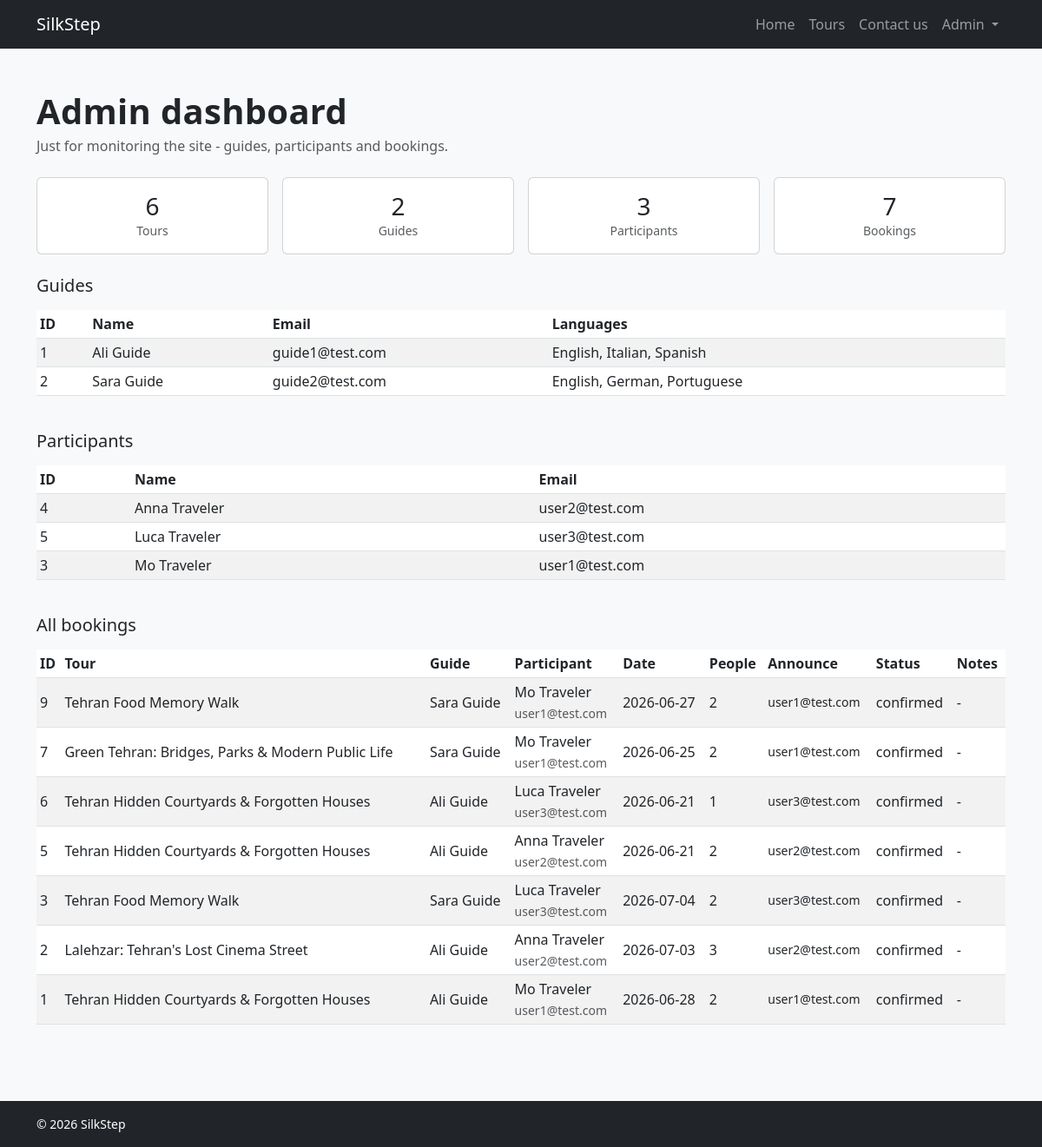
The app's page /admin (signed in) with its own data.
### tables this page shows
CREATE TABLE users (
    id INTEGER PRIMARY KEY AUTOINCREMENT,
    name TEXT NOT NULL,
    surname TEXT NOT NULL,
    email TEXT NOT NULL UNIQUE,
    password TEXT NOT NULL,
    role TEXT NOT NULL CHECK(role IN ('guide', 'participant', 'admin'))
);

CREATE TABLE bookings (
    id INTEGER PRIMARY KEY AUTOINCREMENT,
    tour_id INTEGER NOT NULL,
    participant_id INTEGER NOT NULL,
    tour_date TEXT NOT NULL,
    status TEXT NOT NULL DEFAULT 'confirmed',
    created_at TEXT DEFAULT CURRENT_TIMESTAMP, party_size INTEGER NOT NULL DEFAULT 1, notes TEXT, announce_email TEXT, announce_phone TEXT,
    FOREIGN KEY (tour_id) REFERENCES tours(id),
    FOREIGN KEY (participant_id) REFERENCES users(id)
);

CREATE TABLE tours (
    id INTEGER PRIMARY KEY AUTOINCREMENT,
    title TEXT NOT NULL,
    schedule TEXT NOT NULL,
    duration TEXT NOT NULL,
    payment TEXT NOT NULL,
    summary TEXT NOT NULL
, guide_id INTEGER, meeting_point TEXT, max_participants INTEGER DEFAULT 15, photo_url TEXT, meeting_map_link TEXT, duration_minutes INTEGER);

### app.py (the view)
@app.route("/admin")
def admin_dashboard():
    if not current_user.is_authenticated or current_user.role != "admin":
        return redirect(url_for("home"))
    guides = [dict(u) for u in users_dao.get_users_by_role("guide")]
    for guide in guides:
        guide["languages"] = users_dao.get_user_languages(guide["id"])
    return render_template(
        "admin.html",
        stats={
            "tours_count": tours_dao.count_tours(),
            "guides_count": users_dao.count_by_role("guide"),
            "participants_count": users_dao.count_by_role("participant"),
            "bookings_count": bookings_dao.count_bookings(),
        },
        guides=guides,
        participants=[dict(u) for u in users_dao.get_users_by_role("participant")],
        bookings=[dict(b) for b in bookings_dao.get_all_bookings()],
    )

### app.py (called while the page is built)
@login_manager.user_loader
def load_user(user_id):
    row = users_dao.get_user_by_id(int(user_id))
    return User(row) if row else None

### bookings_dao.py (called while the page is built)
def get_all_bookings():
    conn = sqlite3.connect("silkstep.db")
    conn.row_factory = sqlite3.Row
    rows = conn.execute(
        """
        SELECT b.id, b.tour_id, b.tour_date, b.party_size, b.notes, b.status, b.created_at,
               b.announce_email, b.announce_phone,
               t.title AS tour_title,
               g.name AS guide_name, g.surname AS guide_surname, g.email AS guide_email,
               u.name AS participant_name, u.surname AS participant_surname, u.email AS participant_email
        FROM bookings b
        JOIN tours t ON t.id = b.tour_id
        JOIN users g ON g.id = t.guide_id
        JOIN users u ON u.id = b.participant_id
        ORDER BY b.id DESC
        """
    ).fetchall()
    conn.close()
    return rows

def count_bookings():
    conn = sqlite3.connect("silkstep.db")
    count = conn.execute("SELECT COUNT(*) FROM bookings").fetchone()[0]
    conn.close()
    return count

### tours_dao.py (called while the page is built)
def count_tours():
    conn = sqlite3.connect("silkstep.db")
    count = conn.execute("SELECT COUNT(*) FROM tours").fetchone()[0]
    conn.close()
    return count

### users_dao.py (called while the page is built)
def get_user_by_id(user_id):
    conn = sqlite3.connect("silkstep.db")
    conn.row_factory = sqlite3.Row
    row = conn.execute("SELECT * FROM users WHERE id = ?", (user_id,)).fetchone()
    conn.close()
    return row

def get_users_by_role(role):
    conn = sqlite3.connect("silkstep.db")
    conn.row_factory = sqlite3.Row
    rows = conn.execute(
        "SELECT id, name, surname, email, role FROM users WHERE role = ? ORDER BY name, surname",
        (role,),
    ).fetchall()
    conn.close()
    return rows

def get_user_languages(user_id):
    conn = sqlite3.connect("silkstep.db")
    rows = conn.execute(
        "SELECT language FROM user_languages WHERE user_id = ? ORDER BY language",
        (user_id,),
    ).fetchall()
    conn.close()
    return [row[0] for row in rows]

def count_by_role(role):
    conn = sqlite3.connect("silkstep.db")
    count = conn.execute("SELECT COUNT(*) FROM users WHERE role = ?", (role,)).fetchone()[0]
    conn.close()
    return count

### templates/admin.html (shortened to what this page needs)
{% extends "base.html" %}
{% block content %}
<section class="container py-5">
  <h1 class="mb-1">Admin dashboard</h1>
  <p class="text-muted mb-4">Just for monitoring the site - guides, participants and bookings.</p>
  <div class="row g-3 mb-4">
    <div class="col-md-3 col-6">
      <div class="card text-center">
        <div class="card-body py-3">
          <div class="h3 mb-0">{{ stats.tours_count }}</div>
          <div class="small text-muted">Tours</div>
        </div>
      </div>
    </div>
    <div class="col-md-3 col-6">
      <div class="card text-center">
        <div class="card-body py-3">
          <div class="h3 mb-0">{{ stats.guides_count }}</div>
          <div class="small text-muted">Guides</div>
        </div>
      </div>
    </div>
    <div class="col-md-3 col-6">
      <div class="card text-center">
        <div class="card-body py-3">
          <div class="h3 mb-0">{{ stats.participants_count }}</div>
          <div class="small text-muted">Participants</div>
        </div>
      </div>
    </div>
    <div class="col-md-3 col-6">
      <div class="card text-center">
        <div class="card-body py-3">
          <div class="h3 mb-0">{{ stats.bookings_count }}</div>
          <div class="small text-muted">Bookings</div>
        </div>
      </div>
    </div>
  </div>
  <h2 class="h5 mb-3">Guides</h2>
  <div class="table-responsive mb-4">
    <table class="table table-striped table-sm align-middle">
      <thead>
        <tr>
          <th>ID</th>
          <th>Name</th>
          <th>Email</th>
          <th>Languages</th>
        </tr>
      </thead>
      <tbody>
        {% for g in guides %}
        <tr>
          <td>{{ g.id }}</td>
          <td>{{ g.name }} {{ g.surname }}</td>
          <td>{{ g.email }}</td>
          <td>{{ g.languages | join(", ") if g.languages else "-" }}</td>
        </tr>
        {% else %}
        <tr><td colspan="4" class="text-muted">No guides found.</td></tr>
        {% endfor %}
      </tbody>
    </table>
  </div>
  <h2 class="h5 mb-3">Participants</h2>
  <div class="table-responsive mb-4">
    <table class="table table-striped table-sm align-middle">
      <thead>
        <tr>
          <th>ID</th>
          <th>Name</th>
          <th>Email</th>
        </tr>
      </thead>
      <tbody>
        {% for p in participants %}
        <tr>
          <td>{{ p.id }}</td>
          <td>{{ p.name }} {{ p.surname }}</td>
          <td>{{ p.email }}</td>
        </tr>
        {% else %}
        <tr><td colspan="3" class="text-muted">No participants found.</td></tr>
        {% endfor %}
      </tbody>
    </table>
  </div>
  <h2 class="h5 mb-3">All bookings</h2>
  <div class="table-responsive">
    <table class="table table-striped table-sm align-middle">
      <thead>
        <tr>
          <th>ID</th>
          <th>Tour</th>
          <th>Guide</th>
          <th>Participant</th>
          <th>Date</th>
          <th>People</th>
          <th>Announce</th>
          <th>Status</th>
          <th>Notes</th>
        </tr>
      </thead>
      <tbody>
        {% for b in bookings %}
        <tr>
          <td>{{ b.id }}</td>
          <td>{{ b.tour_title }}</td>
          <td>{{ b.guide_name }} {{ b.guide_surname }}</td>
          <td>{{ b.participant_name }} {{ b.participant_surname }}<br><span class="text-muted small">{{ b.participant_email }}</span></td>
          <td>{{ b.tour_date }}</td>
          <td>{{ b.party_size }}</td>
          <td class="small">
            {% if b.announce_email %}{{ b.announce_email }}{% endif %}
          </td>
          <td>{{ b.status }}</td>
          <td>{{ b.notes or "-" }}</td>
        </tr>
        {% else %}
        <tr><td colspan="9" class="text-muted">No bookings yet.</td></tr>
        {% endfor %}
      </tbody>
    </table>
  </div>
</section>
{% endblock %}

### templates/base.html (shortened to what this page needs)
<!DOCTYPE html>
<html lang="en">
<head>
  <link href="https://cdn.jsdelivr.net/npm/bootstrap@5.3.0/dist/css/bootstrap.min.css" rel="stylesheet">
  <link rel="stylesheet" href="{{ url_for('static', filename='css/style.css') }}">
</head>
<body>
  <nav class="navbar navbar-expand-lg navbar-dark bg-dark">
    <div class="container">
      <a class="navbar-brand" href="{{ url_for('home') }}">SilkStep</a>
      <div class="collapse navbar-collapse" id="mainNav">
        <ul class="navbar-nav ms-auto align-items-lg-center">
          <li class="nav-item">
            <a class="nav-link" href="{{ url_for('home') }}">Home</a>
          </li>
          <li class="nav-item">
            <a class="nav-link" href="{{ url_for('tours') }}">Tours</a>
          </li>
          <li class="nav-item">
            <a class="nav-link" href="{{ url_for('contact') }}">Contact us</a>
          </li>
          {% if current_user.is_authenticated %}
          <li class="nav-item dropdown">
            <a class="nav-link dropdown-toggle" href="#" role="button"
               data-bs-toggle="dropdown" aria-expanded="false">
              {{ current_user.name }}
            </a>
          </li>
          {% else %}
          <li class="nav-item">
            <a class="nav-link" href="{{ url_for('login') }}">Login</a>
          </li>
          {% endif %}
        </ul>
      </div>
    </div>
  </nav>
  <main>
    {% block content %}{% endblock %}
  </main>
  <footer class="bg-dark text-white py-3 mt-4">
    <div class="container small">&copy; 2026 SilkStep</div>
  </footer>
</body>
</html>

### static/css/style.css (style rules this page uses)
body { background-color: #f8f9fa; color: #212529; }
h1 { font-weight: 700; letter-spacing: 0.3px; }

### records on screen
users: name "Admin"
users: id "1", name "Ali", surname "Guide", email "guide1@test.com", languages "English, Italian, Spanish"
users: id "2", name "Sara", surname "Guide", email "guide2@test.com", languages "English, German, Portuguese"
users: id "4", name "Anna", surname "Traveler", email "user2@test.com"
users: id "5", name "Luca", surname "Traveler", email "user3@test.com"
users: id "3", name "Mo", surname "Traveler", email "user1@test.com"
bookings: id "9", tour_title "Tehran Food Memory Walk", guide_name "Sara", guide_surname "Guide", participant_name "Mo", participant_surname "Traveler", participant_email "user1@test.com", tour_date "2026-06-27", party_size "2", announce_email "user1@test.com", status "confirmed", notes "-"
bookings: id "7", tour_title "Green Tehran: Bridges, Parks & Modern Public Life", guide_name "Sara", guide_surname "Guide", participant_name "Mo", participant_surname "Traveler", participant_email "user1@test.com", tour_date "2026-06-25", party_size "2", announce_email "user1@test.com", status "confirmed", notes "-"
bookings: id "6", tour_title "Tehran Hidden Courtyards & Forgotten Houses", guide_name "Ali", guide_surname "Guide", participant_name "Luca", participant_surname "Traveler", participant_email "user3@test.com", tour_date "2026-06-21", party_size "1", announce_email "user3@test.com", status "confirmed", notes "-"
bookings: id "5", tour_title "Tehran Hidden Courtyards & Forgotten Houses", guide_name "Ali", guide_surname "Guide", participant_name "Anna", participant_surname "Traveler", participant_email "user2@test.com", tour_date "2026-06-21", party_size "2", announce_email "user2@test.com", status "confirmed", notes "-"
bookings: id "3", tour_title "Tehran Food Memory Walk", guide_name "Sara", guide_surname "Guide", participant_name "Luca", participant_surname "Traveler", participant_email "user3@test.com", tour_date "2026-07-04", party_size "2", announce_email "user3@test.com", status "confirmed", notes "-"
bookings: id "2", tour_title "Lalehzar: Tehran's Lost Cinema Street", guide_name "Ali", guide_surname "Guide", participant_name "Anna", participant_surname "Traveler", participant_email "user2@test.com", tour_date "2026-07-03", party_size "3", announce_email "user2@test.com", status "confirmed", notes "-"
bookings: id "1", tour_title "Tehran Hidden Courtyards & Forgotten Houses", guide_name "Ali", guide_surname "Guide", participant_name "Mo", participant_surname "Traveler", participant_email "user1@test.com", tour_date "2026-06-28", party_size "2", announce_email "user1@test.com", status "confirmed", notes "-"

### other values on screen
{{ stats.tours_count }} "6"
{{ stats.guides_count }} "2"
{{ stats.participants_count }} "3"
{{ stats.bookings_count }} "7"
